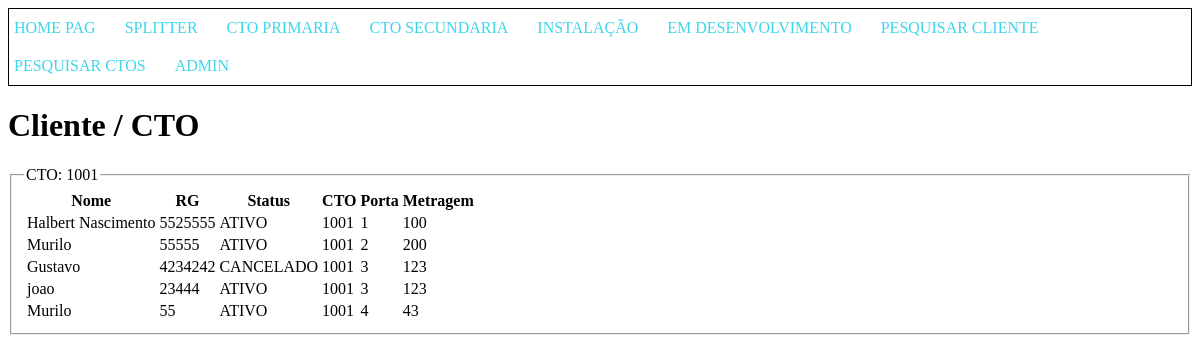
Page /get/exibicao/ on the earlier database version.
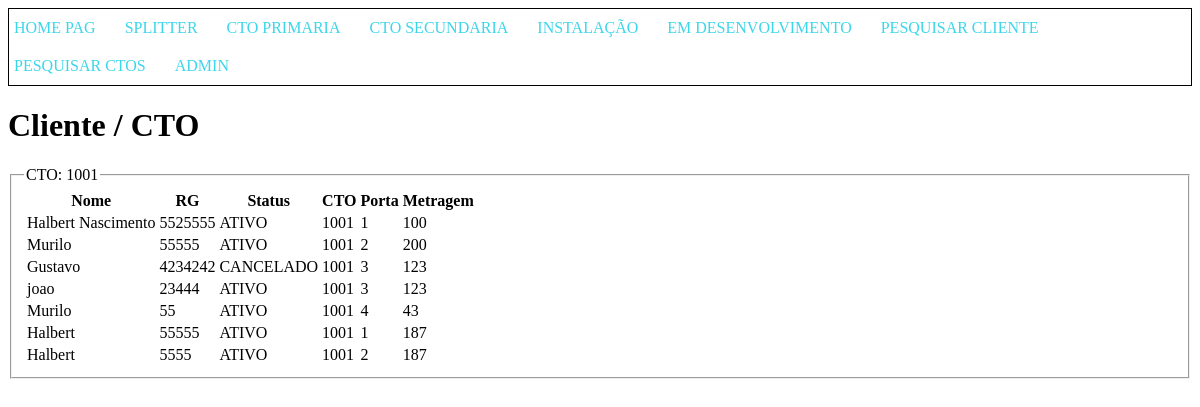
Same page on the later database version.
### CTO_manager/models.py (models this page shows)
class Cliente(models.Model):
  nome = models.CharField(max_length=100) # identificação do cliente pelo nome
  rg = models.IntegerField(blank=True) # identificao do cliente RG
  status = models.CharField(max_length=15, default='ATIVO') # identificação do status do cliente  ativo, cancelado, bloqueado, se nada for atribuido inicialmente começa como 'ativo'
  porta = models.PositiveIntegerField(blank=True) # salvar a numeracao da porta que o cliente esta associado a cto, somente numeros positivos
  numeracao_cto = models.IntegerField(blank=True, null=True) # deixar salva a numeracao da cto
  metragem = models.IntegerField(default=0) # tamanho do cabo que foi utilizado para instalacao
  def __str__(self):
     return f"{self.nome} esta instalado na CTO {self.numeracao_cto}, porta {self.porta}"

### getData/views.py (the view)
# urls.py: path('exibicao/',views.exibicao ,name='exibicao'),
def exibicao(request):
    template = loader.get_template('getData/exibicao.html')
    ctos = CtoSecundaria.objects.all()
    cto =CtoSecundaria.objects.get(pk=1)
    print(cto.clientes.all())
    context = {
        'cto':cto,
        'clientes':cto.clientes.all(),
    }
    return HttpResponse(template.render(context, request))

### CTO_manager/models.py (called while the page is built)
  def __str__(self):
    return f'CTO: {self.numeracao}'

### getData/templates/getData/exibicao.html (shortened to what this page needs)
{% extends 'base.html' %}
{% block content %}
<h1>Cliente / CTO</h1>
  <fieldset>
    <legend>{{cto}}</legend>
    <table>
      <tr>
        <th>Nome</th>
        <th>RG</th>
        <th>Status</th>
        <th>CTO</th>
        <th>Porta</th>
        <th>Metragem</th>
      </tr>
        {% for cliente in clientes %}
          <tr>
            <td>{{cliente.nome}}</td>
            <td>{{cliente.rg}}</td>
            <td>{{cliente.status}}</td>
            <td>{{cliente.numeracao_cto}}</td>
            <td>{{cliente.porta}}</td>
            <td>{{cliente.metragem}}</td>
          </tr>
        {%endfor%}
    </table>
  </fieldset>
{% endblock %}

Differences in the rows shown:
added Cliente: nome "Halbert", rg "55555", status "ATIVO", numeracao_cto "1001", porta "1", metragem "187"
added Cliente: nome "Halbert", rg "5555", status "ATIVO", numeracao_cto "1001", porta "2", metragem "187"
